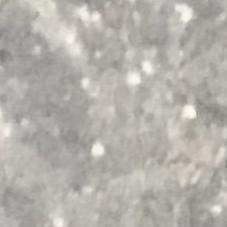
#> input picture dataset/label1/ts (10).jpg, 227 x 227 px, found by its file name; its folder holds only this picture in this run
$ jupyter execute --allow-errors test1.4.ipynb   (older library calls are emulated)
#> lines starting #> are read from the running program, lines starting #| are printed output that depends on the picture; after the words box and inside, x2 and y2 are one past the last pixel; in counts of white or black regions, pixels touching at a corner belong together; long printed decimals are rounded
# Klasifikasi Retakan Permukaan Beton Guna Dalam Pemeliharaan Infrastruktur

## Import Library

[cell 1]
import os
import cv2 as cv
import matplotlib.pyplot as plt
import numpy as np
import pandas as pd
from sklearn.preprocessing import StandardScaler
from sklearn.feature_selection import SelectKBest, f_classif
from sklearn.model_selection import train_test_split, cross_val_predict
from sklearn.metrics import accuracy_score, classification_report
from skimage.feature import graycomatrix, graycoprops
from scipy.stats import entropy
from sklearn.ensemble import RandomForestClassifier
from sklearn.svm import SVC
from sklearn.neighbors import KNeighborsClassifier
from sklearn.metrics import accuracy_score, precision_score, recall_score, f1_score, confusion_matrix, classification_report
from sklearn.metrics import (confusion_matrix, ConfusionMatrixDisplay)
import seaborn as sns

Cell code diatas digunakan untuk mengimport library untuk digunankan dalam melakukan spesifikasi citra. Hal ini dilakukan untuk memudahkan pengerjaan dalam membaca dan memproses dataset program serta melakukan proses dengan menggunakan code dalam programnya

## Load Gambar

[cell 2]
data = []
labels = []
file_name = []

allowed_labels = ['label1', 'label2', 'label3']

for sub_folder in os.listdir("dataset\\"):
    if sub_folder not in allowed_labels:
        continue

    sub_folder_path = os.path.join("dataset\\", sub_folder)
    sub_folder_files = os.listdir(sub_folder_path)

    for i, filename in enumerate(sub_folder_files):
        img_path = os.path.join(sub_folder_path, filename)
        img = cv.imread(img_path)
#> img is the input picture: shape (227, 227, 3); mean B, G, R 172, 177.3, 180.3

        if img is None:
            continue

        img = img.astype(np.uint8)
        data.append(img)
        labels.append(sub_folder)
        file_name.append(filename)

print(f"Total gambar berhasil dimuat: {len(data)}")
#| Total gambar berhasil dimuat: 2
print(f"Total label yang dimuat: {len(labels)}")


data = np.array(data)
labels = np.array(labels)

cell code ini bertujuan untuk memuat gambar dari folder dataset yang hanya memiliki label tertentu, yaitu `label1`, `label2`, dan `label3`. Program ini pertama-tama mempersiapkan tiga list kosong untuk menyimpan data gambar (data), labelnya (labels), dan nama file gambarnya `(file_name)`. Kemudian, kode memeriksa setiap subfolder di direktori dataset\\ dan hanya melanjutkan proses jika nama folder tersebut termasuk dalam daftar `allowed_labels`. Setiap file dalam folder yang valid akan dibaca menggunakan OpenCV `(cv.imread)`, dan jika pembacaan gambar berhasil, gambar tersebut dikonversi ke tipe data `np.uint8`, lalu disimpan ke dalam `list data`, sementara nama foldernya sebagai label dimasukkan ke `labels`, dan nama filenya ke `file_name`. Setelah semua gambar yang sesuai berhasil dimuat, jumlah total gambar dan label ditampilkan, lalu list data dan labels dikonversi menjadi array NumPy untuk keperluan pemrosesan data lebih lanjut.

## Data Understanding

### Distribusi Data per Label

Cell code dibawah digunakan untuk mendistribusikan data dengan beberapa cara, cara pertama adalah dengan cara menampilkan distribusi data menggunakan grafik batang dan melihat beberapa jumlah data per label

[cell 3]
# 1. Distribusi Data per Label
unique, counts = np.unique(labels, return_counts=True)
plt.figure(figsize=(6,4))
plt.bar(unique, counts, color='skyblue')
plt.title("Distribusi Data per Label")
plt.xlabel("Label")
plt.ylabel("Jumlah Gambar")
plt.show()
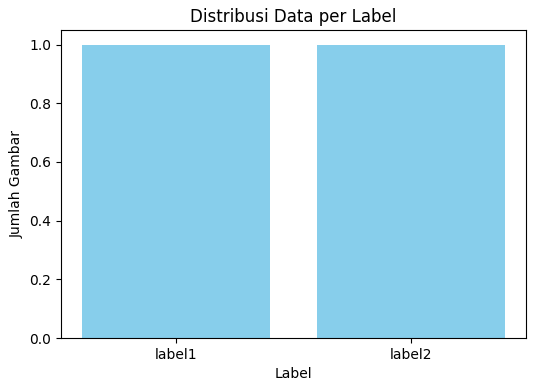
#> figure drawn by matplotlib, 1 panel

for u, c in zip(unique, counts):
    print(f"Label: {u}, Jumlah: {c}")

### Menampilkan Sampel Data dari Setiap Label

Cell code ini digunakan untuk menampilkan sampel data dari setiap label yang mana setiap label akan dipilih gambar random dari tiap label dan akan ditampilkan

[cell 4]
# 2. Menampilkan Sampel Data dari Setiap Label
plt.figure(figsize=(12,4))
for idx, label in enumerate(unique):
    idx_sample = np.where(labels == label)[0][0]
    plt.subplot(1, len(unique), idx+1)
    plt.imshow(data[idx_sample], cmap='gray')
    plt.title(f"Label: {label}")
    plt.axis('off')
plt.suptitle("Contoh Gambar dari Setiap Label")
plt.show()
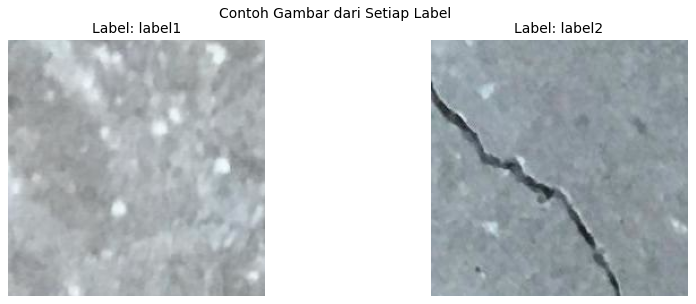
#> figure drawn by matplotlib, 2 panels; B, G, R data is drawn as R, G, B

### Statistik Dasar dari Gambar

[cell 5]
# 3. Statistik Dasar Gambar
print("Ukuran gambar:", data[0].shape)
#| Ukuran gambar: (227, 227, 3)
print("Nilai pixel min:", np.min(data), "max:", np.max(data), "mean:", np.mean(data))
#| Nilai pixel min: 12 max: 255 mean: 163.526

Cell code ini digunakan untuk mengambil jumlah nilai pixel dari setiap data dan menampilkan hasil mean atau rata ratanya. Hal ini digunakan untuk menvalidasi bahawa dataset memiliki kualitas yang baik dan tidak ada gambar yang rusak atau tidak sesuai

### Distribusi Brightness Gambar

Cell code ini digunakan untuk mencari rata rata distribusi brihghtness gambar dari tiap data pada tiap label. Hal ini digunakan untuk eksplorasi data agar memastikan kualitas dataset dan memilih teknik preprocessing yang baik

[cell 6]
# 4. Distribusi Brightness
brightness = [np.mean(img) for img in data]
#> brightness = [176.5, 150.5]
plt.figure(figsize=(6,4))
plt.hist(brightness, bins=20, color='orange')
plt.title("Distribusi Rata-rata Brightness Gambar")
plt.xlabel("Brightness")
plt.ylabel("Jumlah Gambar")
plt.show()
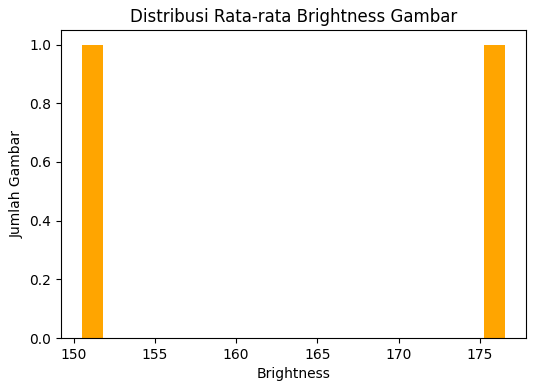
#> figure drawn by matplotlib, 1 panel

## Data Preparation

### Menentukan Function Preprocessing

[cell 7]
def grayscaling_manual(img):
    b, g, r = img[:,:,0], img[:,:,1], img[:,:,2]
    gray = 0.114 * b + 0.587 * g + 0.299 * r
    return gray.astype(np.uint8)

def median_filter_manual(image, kernel_size=3):
    pad_size = kernel_size // 2
    padded_image = np.pad(image, ((pad_size, pad_size), (pad_size, pad_size)), mode='edge')
    filtered_image = np.zeros_like(image)

    for i in range(image.shape[0]):
        for j in range(image.shape[1]):
            region = padded_image[i:i+kernel_size, j:j+kernel_size]
            filtered_image[i, j] = np.median(region)

    return filtered_image

def threshold_image(image, threshold_value):
    thresholded_image = np.zeros(image.shape, dtype=np.uint8)
    for i in range(image.shape[0]):
        for j in range(image.shape[1]):
            if image[i, j] > threshold_value:
                thresholded_image[i, j] = 0
            else:
                thresholded_image[i, j] = 255
    return thresholded_image
threshold_value = 110

cell code diatas terdiri dari tiga fungsi manual yang digunakan untuk pemrosesan citra: konversi ke grayscale, pereduksian noise, dan segmentasi biner. Fungsi `grayscaling_manual(img)` mengubah citra RGB menjadi grayscale menggunakan rumus luminansi berbobot terhadap kanal warna (R, G, B). Selanjutnya, `median_filter_manual(image, kernel_size=3)` menerapkan median filter berukuran 3×3 untuk menghilangkan noise dengan mengganti setiap piksel dengan nilai median dari sekitarnya, menggunakan padding agar ukuran citra tetap. Setelah itu, fungsi `threshold_image(image, threshold_value)` melakukan thresholding biner, yaitu mengubah piksel yang nilainya lebih dari 110 menjadi 0 (hitam), dan sisanya menjadi 255 (putih), menghasilkan citra biner yang dapat digunakan untuk deteksi objek atau fitur tertentu.

[cell 8]
kernel = np.array([
    [0, 0, 1, 1, 1],
    [0, 0, 1, 1, 1],
    [1, 1, 1, 1, 1],
    [1, 1, 1, 0, 0],
    [1, 1, 1, 0, 0]])

def dilasi_image(image, kernel):
    height, width = image.shape
    k_height, k_width = kernel.shape
    k_center_y = k_height // 2
    k_center_x = k_width // 2

    padded_img = np.pad(image, ((k_center_y, k_center_y), (k_center_x, k_center_x)),
                        mode='constant', constant_values=0)

    hasil = np.zeros((height, width), dtype=np.uint8)

    for i in range(height):
        for j in range(width):
            for k in range(k_height):
                for l in range(k_width):
                    if kernel[k, l] == 1 and padded_img[i + k, j + l] == 255:
                        hasil[i, j] = 255
                        break
                if hasil[i, j] == 255:
                    break
    return hasil

def erosi_image(image, kernel):
    height, width = image.shape
    k_height, k_width = kernel.shape
    k_center_y = k_height // 2
    k_center_x = k_width // 2

    padded_img = np.pad(image, ((k_center_y, k_center_y), (k_center_x, k_center_x)),
                        mode='constant', constant_values=255)

    hasil = np.zeros((height, width), dtype=np.uint8)

    for i in range(height):
        for j in range(width):
            erosi = True
            for k in range(k_height):
                for l in range(k_width):
                    if kernel[k, l] == 1 and padded_img[i + k, j + l] != 255:
                        erosi = False
                        break
                if not erosi:
                    break
            hasil[i, j] = 255 if erosi else 0
    return hasil

Kode di atas berisi dua fungsi untuk melakukan operasi morfologi pada citra biner, yaitu dilasi dan erosi, dengan menggunakan kernel berbentuk khusus berukuran 5×5. Fungsi `dilasi_image(image, kernel)` memperluas area putih (nilai 255) pada citra dengan memeriksa apakah ada piksel putih yang tumpang tindih dengan elemen kernel bernilai 1; jika ada, maka piksel pusat menjadi putih. Sebaliknya, `erosi_image(image, kernel)` memperkecil area putih dengan memastikan bahwa seluruh area yang ditutupi kernel bernilai putih, jika tidak, piksel pusat diubah menjadi hitam (0). Padding digunakan agar ukuran citra tetap setelah proses, dengan nilai padding 0 untuk dilasi dan 255 untuk erosi, sesuai logika masing-masing operasi. Kedua fungsi ini berguna untuk proses segmentasi dan pembersihan citra biner seperti pada retakan tembok.

### Menerapkan Fungsi Preprocessing

[cell 9]
dataPreprocessed = []
for i in range(len(data)):
    img = data[i]
    gray = grayscaling_manual(img)
    median = median_filter_manual(gray, kernel_size=3)
    thres = threshold_image(median, threshold_value)
    opening = dilasi_image(erosi_image(thres, kernel), kernel)
    closing = erosi_image(dilasi_image(opening, kernel), kernel)
    dataPreprocessed.append(closing)
#> this loop made 2 passes
#> pad_size in median_filter_manual on passes 1 to 2: 1, 1
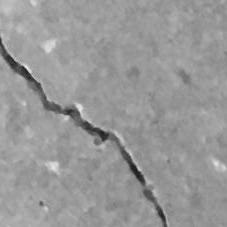
#> gray: shape (227, 227); min 22, max 242, mean 152.2
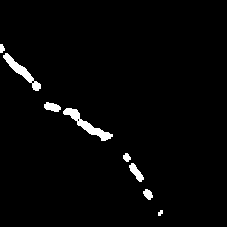
#> opening: shape (227, 227); 2.3% white; 8 white regions, largest, box (x1, y1, x2, y2) and area: (63, 108, 113, 141) 427, (3, 53, 41, 91) 352, (129, 163, 144, 182) 132
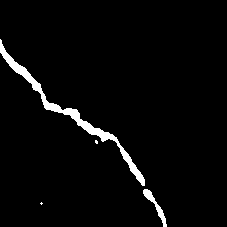
#> thres: shape (227, 227); 3.1% white; 4 white regions (2 under 20 px), largest, box (x1, y1, x2, y2) and area: (0, 39, 145, 186) 1359, (143, 189, 167, 227) 213
#> after the loop, dataPreprocessed = 2 items
dataPreprocessed = np.array(dataPreprocessed)

Kode tersebut melakukan serangkaian preprocessing pada kumpulan data gambar dengan tahapan berikut: konversi ke grayscale menggunakan `grayscaling_manual`, penerapan filter median melalui `median_filter_manual` untuk mengurangi noise, thresholding dengan threshold_image, dilanjutkan dengan dua operasi morfologi - yaitu opening (erosi diikuti dilasi) dan closing (dilasi diikuti erosi) menggunakan fungsi `erosi_image` dan `dilasi_image`. Opening berfungsi menghilangkan noise kecil dan closing membantu menutup lubang kecil pada objek. Hasil akhir dari setiap gambar yang telah diproses kemudian disimpan dalam array NumPy dataPreprocessed.

### Menampilkan Preview Gambar

Kode ini menampilkan 5 gambar hasil preprocessing (grayscale dan thresholding) untuk setiap label dalam dataset. Dengan `np.unique`, diambil label unik, lalu dibuat subplot dengan baris sebanyak jumlah label dan 5 kolom. Untuk tiap label, ditampilkan hingga 5 gambar pertama menggunakan `imshow` dengan colormap grayscale. Jika kurang dari 5 gambar, subplot sisanya dikosongkan. Judul tiap gambar menampilkan label dan nama file, dan layout dirapikan dengan `plt.tight_layout()`.

[cell 10]
labels_unique = np.unique(labels)
fig, axs = plt.subplots(len(labels_unique), 5, figsize=(15, 3 * len(labels_unique)))

for i, label in enumerate(labels_unique):
    idx = np.where(labels == label)[0][:5]  # Ambil 5 indeks pertama untuk label ini
    if len(idx) == 0:
        for j in range(5):
            axs[i, j].axis('off')
        continue
    for j in range(5):
        if j < len(idx):
            k = idx[j]
            axs[i, j].imshow(dataPreprocessed[k], cmap='gray')
            axs[i, j].set_title(f"{label} - {file_name[k]}")
            axs[i, j].axis('off')
        else:
            axs[i, j].axis('off')

plt.tight_layout()
plt.show()
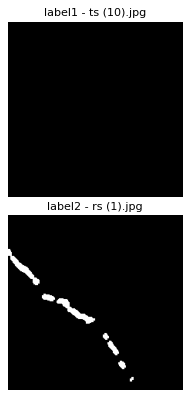
#> figure drawn by matplotlib, 2 panels

## Feature Extraction

[cell 11]
def glcm(img, derajat):
    if derajat == 0:
        angle = [0]
    elif derajat == 45:
        angle = [np.pi/4]
    elif derajat == 90:
        angle = [np.pi/2]
    elif derajat == 135:
        angle = [3*np.pi/4]
    else:
        raise ValueError("Derajat harus 0, 45, 90, atau 135")

    glcm_matrix = graycomatrix(img, [1], angle, 256, symmetric=True, normed=True)
    return glcm_matrix

Fungsi glcm dalam cell code diatas digunakan untuk menghitung matriks Gray Level Co-occurrence Matrix (GLCM) dari citra grayscale, yaitu representasi statistik tekstur berdasarkan kemunculan pasangan nilai piksel dengan jarak dan arah tertentu. Fungsi menerima dua parameter: `img` (citra grayscale) dan `derajat` (arah dalam derajat: 0, 45, 90, atau 135). Berdasarkan nilai derajat, fungsi mengonversi arah tersebut ke dalam satuan radian yang sesuai untuk digunakan oleh fungsi `graycomatrix` dari library `skimage.feature`. Fungsi `graycomatrix` menghitung GLCM dengan jarak 1 piksel dan arah tertentu, dengan jumlah level intensitas 256 (0–255), serta opsi `symmetric=True` untuk menghasilkan matriks simetris dan `normed=True` untuk menormalkan nilai sehingga totalnya 1. Hasilnya adalah sebuah array 4D berisi matriks GLCM yang bisa digunakan untuk ekstraksi fitur tekstur seperti kontras, homogenitas, dan entropi

[cell 12]
def correlation(matrix):
    return graycoprops(matrix, 'correlation')[0, 0]
def dissimilarity(matrix):
    return graycoprops(matrix, 'dissimilarity')[0, 0]
def homogeneity(matrix):
    return graycoprops(matrix, 'homogeneity')[0, 0]
def contrast(matrix):
    return graycoprops(matrix, 'contrast')[0, 0]
def ASM(matrix):
    return graycoprops(matrix, 'ASM')[0, 0]
def energy(matrix):
    return graycoprops(matrix, 'energy')[0, 0]
def entropyGLCM(matrix):
    return entropy(matrix.ravel())

Cell code diatas adalah Kumpulan fungsi ini digunakan untuk mengekstraksi fitur tekstur dari matriks GLCM (Gray Level Co-occurrence Matrix) menggunakan fungsi `graycoprops` dari library `skimage.feature`, kecuali untuk entropi. Masing-masing fungsi mengambil input berupa matriks GLCM dan mengembalikan satu nilai fitur tekstur:
1. `correlation` mengukur hubungan linear antar piksel yang berdekatan.
2. `dissimilarity` mengukur seberapa berbeda nilai piksel dalam pasangan (semakin besar perbedaan semakin tinggi nilainya).
3. `homogeneity` mengukur keseragaman citra (semakin dekat ke diagonal GLCM, semakin tinggi nilainya)
4. `contrast` menunjukkan perbedaan lokal (nilai tinggi untuk tepi atau tekstur kasar)
5. `ASM` (Angular Second Moment) adalah ukuran ketertiban atau keseragaman citra
energy adalah akar kuadrat dari ASM dan menggambarkan keseragaman secara langsung.

Sementara itu, `entropyGLCM` menggunakan fungsi entropy dari `scipy.stats`, yang menghitung entropi sebagai ukuran ketidakteraturan dari GLCM setelah diratakan menjadi satu dimensi menggunakan `ravel()`, sehingga mencerminkan kompleksitas tekstur pada gambar.

[cell 13]
Derajat0 = []
Derajat45 = []
Derajat90 = []
Derajat135 = []
for i in range(len(dataPreprocessed)):
    D0 = glcm(dataPreprocessed[i], 0)
    D45 = glcm(dataPreprocessed[i], 45)
    D90 = glcm(dataPreprocessed[i], 90)
    D135 = glcm(dataPreprocessed[i], 135)
    Derajat0.append(D0)
    Derajat45.append(D45)
    Derajat90.append(D90)
    Derajat135.append(D135)
#> this loop made 2 passes
#> after the loop, Derajat0 = 2 items; Derajat135 = 2 items; Derajat45 = 2 items; Derajat90 = 2 items

Cell code diatas ini digunakan untuk menghitung matriks GLCM dari setiap gambar dalam `dataPreprocessed` pada empat arah berbeda: 0°, 45°, 90°, dan 135°. Untuk setiap gambar, fungsi glcm dipanggil empat kali sesuai derajat yang ditentukan, lalu hasil GLCM dari masing-masing arah disimpan ke dalam list terpisah: `Derajat0`, `Derajat45`, `Derajat90`, dan `Derajat135`. Pendekatan ini memungkinkan analisis tekstur gambar dari berbagai arah, karena karakteristik tekstur bisa berbeda tergantung arah orientasinya.

[cell 14]
Kon0, Kon45, Kon90, Kon135 = [], [], [], []
homo0, homo45, homo90, homo135 = [], [], [], []
diss0, diss45, diss90, diss135 = [], [], [], []
entr0, entr45, entr90, entr135 = [], [], [], []
ASM0, ASM45, ASM90, ASM135 = [], [], [], []
energy0, energy45, energy90, energy135 = [], [], [], []
corr0, corr45, corr90, corr135 = [], [], [], []

Cell code diatas ini menyiapkan beberapa list kosong untuk menyimpan nilai-nilai fitur tekstur dari setiap derajat arah GLCM (0°, 45°, 90°, dan 135°). Masing-masing fitur—seperti `Kon` (kontras), `homo` (homogenitas), `diss` (dissimilarity), `entr` (entropi), `ASM` (angular second moment), `energy`, dan `corr` (korelasi)—memiliki empat list sesuai arah, sehingga total ada 28 list yang akan diisi nantinya. Struktur ini dirancang agar setiap fitur tekstur dari semua gambar dapat dikumpulkan dan dianalisis berdasarkan arah perhitungannya, karena arah dapat memengaruhi hasil fitur terutama pada tekstur yang memiliki pola tertentu. Dengan pemisahan ini, analisis fitur tekstur dapat dilakukan secara lebih terarah dan mendalam, baik untuk pembandingan antar fitur maupun antar arah.

[cell 15]
for i in range(len(dataPreprocessed)):
    # Sudut 0
    D0 = Derajat0[i]
    Kon0.append(contrast(D0))
    diss0.append(dissimilarity(D0))
    homo0.append(homogeneity(D0))
    entr0.append(entropyGLCM(D0))
    ASM0.append(ASM(D0))
    energy0.append(energy(D0))
    corr0.append(correlation(D0))
#> this loop made 2 passes
#> after the loop, ASM0 = [1, 0.949]; Kon0 = [0, 330.8]; corr0 = [1, 0.89]; diss0 = [0, 1.3]; energy0 = [1, 0.974]; entr0 = [0, 0.138]; homo0 = [1, 0.995]

Cell code diatas ini melakukan ekstraksi fitur tekstur dari matriks GLCM arah 0° untuk setiap gambar yang sudah dipreproses. Pada setiap iterasi, matriks GLCM pada derajat 0° diambil dari list Derajat0, kemudian berbagai fitur seperti kontras, dissimilarity, homogenitas, entropi, ASM, energi, dan korelasi dihitung menggunakan fungsi-fungsi yang sudah didefinisikan sebelumnya. Nilai fitur tersebut kemudian disimpan secara berurutan ke list masing-masing (`Kon0`, `diss0`, `homo0`, `entro0` dan seterusnya) untuk kemudian dianalisis lebih lanjut

[cell 16]
for i in range(len(dataPreprocessed)):
    # Sudut 45
    D45 = Derajat45[i]
    Kon45.append(contrast(D45))
    diss45.append(dissimilarity(D45))
    homo45.append(homogeneity(D45))
    entr45.append(entropyGLCM(D45))
    ASM45.append(ASM(D45))
    energy45.append(energy(D45))
    corr45.append(correlation(D45))
#> after the loop, ASM45 = [1, 0.948]; Kon45 = [0, 327.2]; corr45 = [1, 0.892]; diss45 = [0, 1.28]; energy45 = [1, 0.974]; entr45 = [0, 0.138]; homo45 = [1, 0.995]

Cell code diatas ini digunakan untuk mengekstraksi fitur tekstur dari matriks GLCM (Gray Level Co-occurrence Matrix) pada sudut 45° untuk setiap gambar yang telah dipreproses. Pada setiap iterasi, matriks GLCM untuk sudut 45° diambil dari list `Derajat45`, lalu berbagai fitur tekstur seperti kontras (`contrast`), dissimilarity (`dissimilarity`), homogenitas (`homogeneity`), entropi (`entropyGLCM`), Angular Second Moment (`ASM`), energi (`energy`), dan korelasi (`correlation`) dihitung menggunakan fungsi-fungsi yang telah didefinisikan sebelumnya. Hasil perhitungan fitur ini disimpan ke dalam list masing-masing (`Kon45`, `diss45`, `homo45`, dll.) untuk dianalisis lebih lanjut.

[cell 17]
for i in range(len(dataPreprocessed)):
    # Sudut 90
    D90 = Derajat90[i]
    Kon90.append(contrast(D90))
    diss90.append(dissimilarity(D90))
    homo90.append(homogeneity(D90))
    entr90.append(entropyGLCM(D90))
    ASM90.append(ASM(D90))
    energy90.append(energy(D90))
    corr90.append(correlation(D90))
#> after the loop, ASM90 = [1, 0.948]; Kon90 = [0, 370.1]; corr90 = [1, 0.878]; diss90 = [0, 1.45]; energy90 = [1, 0.974]; entr90 = [0, 0.141]; homo90 = [1, 0.994]

Cell code diatas ini mengekstrak fitur-fitur tekstur dari matriks GLCM pada arah 90° untuk setiap gambar yang telah melalui preprocessing. Setiap iterasi mengambil matriks GLCM 90° dari list `Derajat90` untuk menghitung 7 karakteristik tekstur penting yaitu kontras, dissimilarity, homogenitas, entropi, ASM, energi, dan korelasi menggunakan fungsi-fungsi predefined. Setiap nilai perhitungan karakteristik tersebut disimpan dalam list terpisah (`Kon90`, `diss90`, `homo90`, dll) untuk keperluan analisis selanjutnya.

[cell 18]
for i in range(len(dataPreprocessed)):
    # Sudut 135
    D135 = Derajat135[i]
    Kon135.append(contrast(D135))
    diss135.append(dissimilarity(D135))
    homo135.append(homogeneity(D135))
    entr135.append(entropyGLCM(D135))
    ASM135.append(ASM(D135))
    energy135.append(energy(D135))
    corr135.append(correlation(D135))
#> after the loop, ASM135 = [1, 0.944]; Kon135 = [0, 642.9]; corr135 = [1, 0.787]; diss135 = [0, 2.52]; energy135 = [1, 0.971]; entr135 = [0, 0.156]; homo135 = [1, 0.99]

Cell code diatas ini melakukan ekstraksi fitur tekstur dari matriks GLCM pada sudut 135° untuk setiap gambar yang telah diproses. Dalam setiap iterasi, matriks GLCM diambil dari list `Derajat135`, lalu dihitung 7 fitur tekstur penting yaitu kontras (mengukur perbedaan intensitas), dissimilarity (mengukur ketidaksamaan), homogenitas (mengukur keseragaman), entropi (mengukur ketidakteraturan), ASM (mengukur keteraturan), energi (mengukur keseragaman), dan korelasi (mengukur ketergantungan linear) menggunakan fungsi yang telah didefinisikan sebelumnya. Hasil perhitungan masing-masing fitur disimpan ke dalam list terpisah (`Kon135`, `diss135`, `homo135`, dll.) untuk digunakan dalam analisis tekstur citra selanjutnya.

## Hasil Ekstraksi ke CSV

[cell 19]
dataTable = {
    'Filename': file_name, 'Label': labels,
    'Contrast0': Kon0, 'Contrast45': Kon45, 'Contrast90': Kon90, 'Contrast135': Kon135,
    'Homogeneity0': homo0, 'Homogeneity45': homo45, 'Homogeneity90': homo90, 'Homogeneity135': homo135,
    'Dissimilarity0': diss0, 'Dissimilarity45': diss45, 'Dissimilarity90': diss90, 'Dissimilarity135': diss135,
    'Entropy0': entr0, 'Entropy45': entr45, 'Entropy90': entr90, 'Entropy135': entr135,
    'ASM0': ASM0, 'ASM45': ASM45, 'ASM90': ASM90, 'ASM135': ASM135,
    'Energy0': energy0, 'Energy45': energy45, 'Energy90': energy90, 'Energy135': energy135,
    'Correlation0': corr0, 'Correlation45': corr45, 'Correlation90': corr90, 'Correlation135': corr135,
}
df = pd.DataFrame(dataTable)
#> df = table of 2 rows and 30 columns
df.to_csv('hasil_ekstraksi_4.csv', index=False)

hasilEkstrak = pd.read_csv('hasil_ekstraksi_4.csv')
hasilEkstrak
